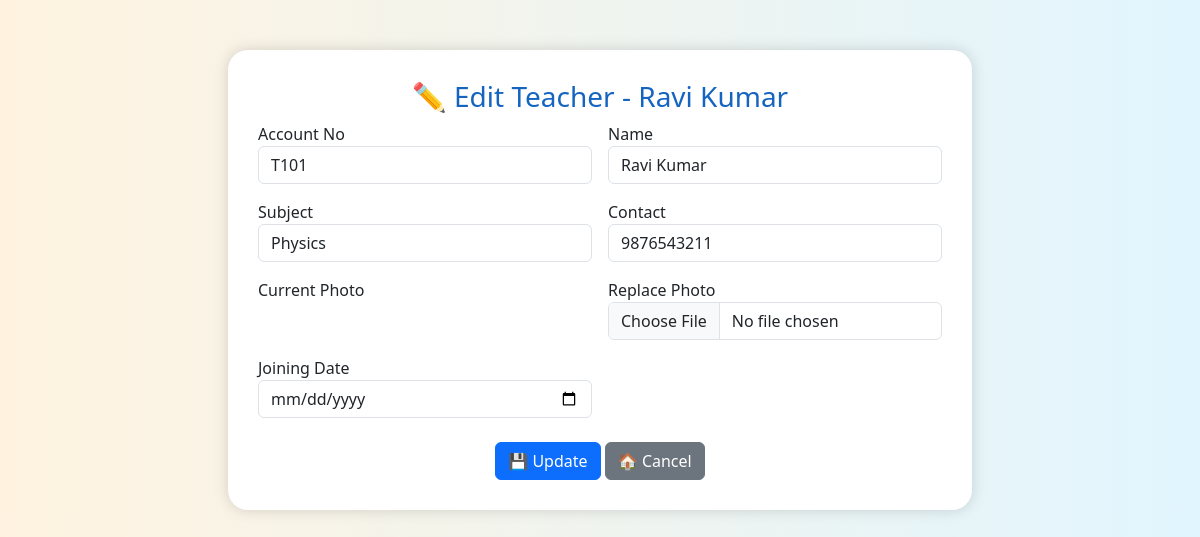
The app's page /edit_teacher/T101 with its own data.
### tables this page shows
CREATE TABLE teachers (
    id INTEGER PRIMARY KEY AUTOINCREMENT,
    account_no TEXT UNIQUE,
    name TEXT,
    subject TEXT,
    contact TEXT,
    created_at TEXT
);

### app.py (the view)
@app.route("/edit_teacher/<account_no>", methods=["GET", "POST"])
def edit_teacher(account_no):
    if request.method == "POST":
        name = request.form.get("name")
        subject = request.form.get("subject")
        contact = request.form.get("contact")
        joining_date = request.form.get("joining_date")
        photo = request.files.get("photo")
        if photo and photo.filename:
            photo_filename = f"{account_no}_{photo.filename}"
            photo_path = os.path.join(UPLOAD_FOLDER, photo_filename)
            photo.save(photo_path)
            photo_url = "/" + photo_path.replace("\\", "/")
        else:
            with sqlite3.connect(DB_PATH) as conn:
                cur = conn.cursor()
                cur.execute("SELECT photo_url FROM teachers WHERE account_no = ?", (account_no,))
                photo_url = cur.fetchone()[0]
        with sqlite3.connect(DB_PATH) as conn:
            cur = conn.cursor()
            cur.execute("""
                UPDATE teachers SET name=?, subject=?, contact=?, photo_url=?, joining_date=?
                WHERE account_no=?
            """, (name, subject, contact, photo_url, joining_date, account_no))
            conn.commit()
        return redirect(url_for("accounts"))
    else:
        with sqlite3.connect(DB_PATH) as conn:
            conn.row_factory = sqlite3.Row
            cur = conn.cursor()
            cur.execute("SELECT * FROM teachers WHERE account_no = ?", (account_no,))
            teacher = cur.fetchone()
        return render_template("edit_teacher.html", teacher=teacher)

### templates/edit_teacher.html (shortened to what this page needs)
<!DOCTYPE html>
<html lang="en">
<head>
    <link href="https://cdn.jsdelivr.net/npm/bootstrap@5.3.0/dist/css/bootstrap.min.css" rel="stylesheet">
</head>
<body>
    <div class="container">
        <div class="form-box mx-auto col-md-8">
            <h3 class="text-center">✏️ Edit Teacher - {{ teacher.name }}</h3>
            <form method="POST" enctype="multipart/form-data">
                <div class="row g-3">
                    <div class="col-md-6">
                        <label>Account No</label>
                        <input type="text" name="account_no" value="{{ teacher.account_no }}" class="form-control"
                            readonly>
                    </div>
                    <div class="col-md-6">
                        <label>Name</label>
                        <input type="text" name="name" value="{{ teacher.name }}" class="form-control" required>
                    </div>
                    <div class="col-md-6">
                        <label>Subject</label>
                        <input type="text" name="subject" value="{{ teacher.subject }}" class="form-control" required>
                    </div>
                    <div class="col-md-6">
                        <label>Contact</label>
                        <input type="text" name="contact" value="{{ teacher.contact }}" class="form-control">
                    </div>
                    <div class="col-md-6">
                        <label>Current Photo</label><br>
                    </div>
                    <div class="col-md-6">
                        <label>Replace Photo</label>
                        <input type="file" name="photo" class="form-control">
                    </div>
                    <div class="col-md-6">
                        <label>Joining Date</label>
                        <input type="date" name="joining_date" value="{{ teacher.joining_date }}" class="form-control">
                    </div>
                </div>
                <div class="text-center mt-4">
                    <button type="submit" class="btn btn-primary btn-animate">💾 Update</button>
                    <a href="/accounts" class="btn btn-secondary btn-animate">🏠 Cancel</a>
                </div>
            </form>
        </div>
    </div>
</body>
</html>

### templates/edit_teacher.html (style rules this page uses)
body { background: linear-gradient(to right, #fff3e0, #e1f5fe); font-family: 'Segoe UI', sans-serif; }
.form-box { background: white; padding: 30px; border-radius: 20px; box-shadow: 0 0 15px rgba(0, 0, 0, 0.15); margin-top: 50px; }
.form-box h3 { color: #1565c0; }

### records on screen
teachers: name "Ravi Kumar", account_no "T101", subject "Physics", contact "9876543211"
